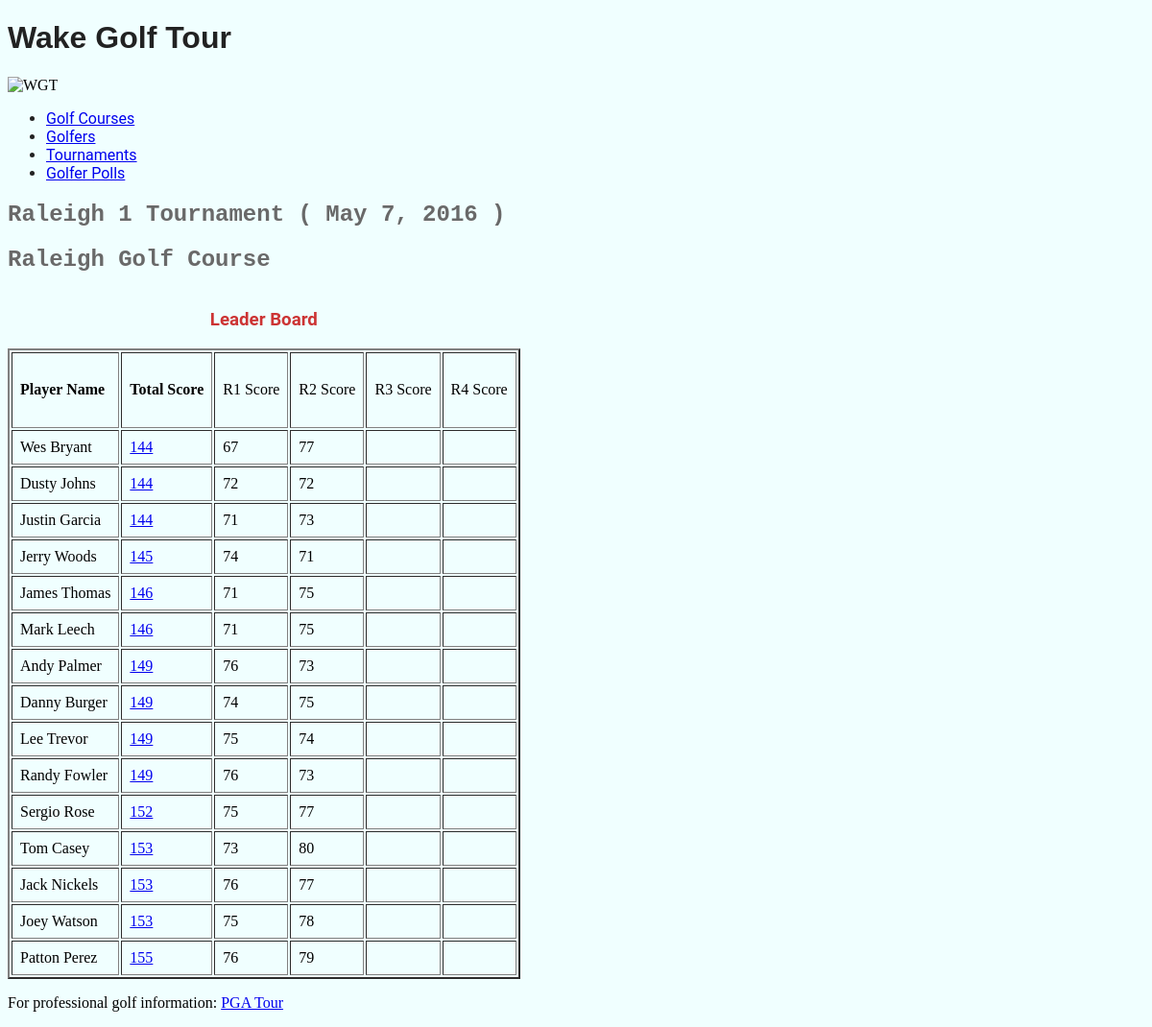
Page /tournament/1/ on the committed database.
### tournament/models.py (models this page shows, shortened)
class Tournament(models.Model):
    tourn_id = models.IntegerField(primary_key=True)
    tourn_name = models.TextField(blank=True, null=True)
    tourn_course = models.ForeignKey(GolfCourse, models.DO_NOTHING, blank=True, null=True)
    tourn_start_date = models.DateField(blank=True, null=True)
    tourn_num_rounds = models.IntegerField(blank=True, null=True)
    tourn_num_golfers = models.IntegerField(blank=True, null=True)
    class Meta:
        managed = False
        db_table = 'Tournament'

### golf_course/models.py (models this page shows, shortened)
class GolfCourse(models.Model):
    course_id = models.IntegerField(primary_key=True)
    course_name = models.TextField()
    course_total_par = models.IntegerField()
    class Meta:
        managed = False
        db_table = 'GolfCourse'
        verbose_name = "Golf Course"
        verbose_name_plural = "Golf Courses"
    def __str__(self):
        return self.course_name

### golfer/models.py (models this page shows, shortened)
class Golfer(models.Model):
    golfer_id = models.IntegerField(primary_key=True)
    golfer_name = models.TextField()
    golfer_birthdate = models.DateField()
    golfer_city = models.TextField(default="unknown",
                                   blank=True)
    class Meta:
        managed = True
        db_table = 'Golfer'

### tournament/views.py (the view)
# urls.py: path('<int:pk>/', views.TournamentDetailView.as_view(),
class TournamentDetailView(generic.DetailView):
    model = Tournament
    template_name = 'tournament/tournament_detail.html'
    def get_context_data(self, **kwargs):
        context = super(TournamentDetailView, self).get_context_data(**kwargs)
        tournament = self.get_object()
        context['tournament'] = tournament
        context['scores'] = GolferRoundScores.getTournScores(tournament.tourn_id)
        return context

### golfer/models.py (called while the page is built)
    def getGolferName(self):
        return self.tg_golfer.golfer_name

    def getTournName(self):
        return self.tg_tourn.tourn_name

### tournament/templates/tournament/tournament_detail.html (shortened to what this page needs)
{% extends parent_template|default:"tournament/base_tournament.html" %}
{% block content %}
  <h2>{{ tournament.tourn_name }} Tournament ( {{ tournament.tourn_start_date }} )</h2>
  <dl><h2>{{ tournament.tourn_course }}</h2></dl>
  <dl><table class="Leader Board" border="2" cellpadding="8">
    <caption><h3>Leader Board</h3></caption>
    <tr>
      <td><h4>Player Name</h4></td>
      <td><h4>Total Score</h4></td>
      <td>R1 Score</td>
      <td>R2 Score</td>
      <td>R3 Score</td>
      <td>R4 Score</td>
    </tr>
    {% for score in scores %}
      <tr>
        <td>{{ score.golfer_name }}</td>
        <td>
            <a href="/golfer/{{ score.tourn_golfer_id }}/round_scores">
               {{ score.total_score }} </a>
        </td>
        <td>{{ score.round1_score }}</td>
        <td>{{ score.round2_score }}</td>
        <td>{{ score.round3_score }}</td>
        <td>{{ score.round4_score }}</td>
      </tr>
    {% endfor %}
  </table></dl>
{% endblock %}

### tournament/static/tournament/styles.css (style rules this page uses)
h2 { font-family: "Bitstream Vera Sans Mono", Monaco, "Courier New", Courier, monospace; color: dimgrey; }
h3 { font-family: "Roboto", "Lucida Grande", "DejaVu Sans", "Bitstream Vera Sans", Verdana, Arial, sans-serif; color: #CC3434; }
body { background-color: azure; }

### rows in the picture
Tournament: tourn_name "Raleigh 1", tourn_start_date "May 7, 2016", tourn_course "Raleigh Golf Course"
Golfer: golfer_name "Wes Bryant"
Golfer: golfer_name "Dusty Johns"
Golfer: golfer_name "Justin Garcia"
Golfer: golfer_name "Jerry Woods"
Golfer: golfer_name "James Thomas"
Golfer: golfer_name "Mark Leech"
Golfer: golfer_name "Andy Palmer"
Golfer: golfer_name "Danny Burger"
Golfer: golfer_name "Lee Trevor"
Golfer: golfer_name "Randy Fowler"
Golfer: golfer_name "Sergio Rose"
Golfer: golfer_name "Tom Casey"
Golfer: golfer_name "Jack Nickels"
Golfer: golfer_name "Joey Watson"
Golfer: golfer_name "Patton Perez"

### other values in the picture
{{ score.total_score }} "144" "144" "144" "145" "146" "146" "149" "149" "149" "149" "152" "153" "153" "153" "155"
{{ score.round1_score }} "67" "72" "71" "74" "71" "71" "76" "74" "75" "76" "75" "73" "76" "75" "76"
{{ score.round2_score }} "77" "72" "73" "71" "75" "75" "73" "75" "74" "73" "77" "80" "77" "78" "79"
